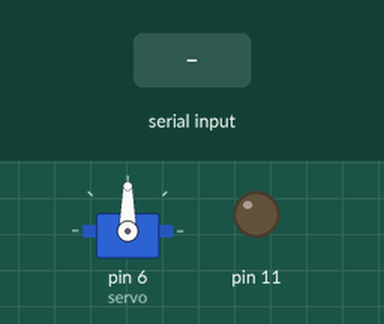
This sketch was run on a simulated Arduino Uno, built with avr-gcc and run on an emulated ATmega328P. Shown: servo, output pins drawn as LEDs (lit = HIGH). The test bench sets the inputs (shaded band).

Above: at 1.2 s.
1.3 s: "1" received over Serial
Timing chart, 0 to 4.3 s (numbered marks = the images above; inputs shaded):
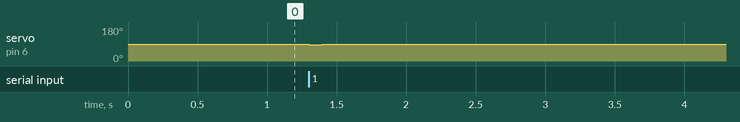

Measured:
- after the input at 1.3 s, servo on pin 6 (servo): 90° → 85° at once, → 90° 0.10 s later

The sketch:

scomp.ino
```cpp
#include <Servo.h>

Servo servo;

void setup() {
  Serial.begin(9600);

  pinMode(11, OUTPUT);
  digitalWrite(11, LOW);

  servo.attach(6);
  servo.write(90);
}

void loop() {
  if(Serial.available()){
    if(Serial.read() == '1'){
        //digitalWrite(11, HIGH);
        //delay(500);
        //digitalWrite(11, LOW);

        servo.write(85);
        delay(100);
        servo.write(90);
      }
    }
}
```
